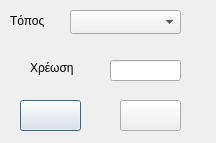
<?xml version="1.0" encoding="UTF-8"?>
<ui version="4.0">
 <class>debit_types</class>
 <widget class="QDialog" name="debit_types">
  <property name="geometry">
   <rect>
    <x>0</x>
    <y>0</y>
    <width>216</width>
    <height>143</height>
   </rect>
  </property>
  <property name="windowTitle">
   <string>Τύποι Χρεώσεων</string>
  </property>
  <widget class="QComboBox" name="comboBox">
   <property name="geometry">
    <rect>
     <x>70</x>
     <y>10</y>
     <width>111</width>
     <height>24</height>
    </rect>
   </property>
  </widget>
  <widget class="QLineEdit" name="lineEdit">
   <property name="geometry">
    <rect>
     <x>110</x>
     <y>60</y>
     <width>71</width>
     <height>21</height>
    </rect>
   </property>
  </widget>
  <widget class="QLabel" name="label">
   <property name="geometry">
    <rect>
     <x>10</x>
     <y>10</y>
     <width>51</width>
     <height>21</height>
    </rect>
   </property>
   <property name="text">
    <string>Tόπος</string>
   </property>
  </widget>
  <widget class="QLabel" name="label_2">
   <property name="geometry">
    <rect>
     <x>30</x>
     <y>60</y>
     <width>51</width>
     <height>16</height>
    </rect>
   </property>
   <property name="text">
    <string>Χρέωση</string>
   </property>
  </widget>
  <widget class="QPushButton" name="pushInsert">
   <property name="geometry">
    <rect>
     <x>20</x>
     <y>100</y>
     <width>61</width>
     <height>31</height>
    </rect>
   </property>
   <property name="text">
    <string/>
   </property>
  </widget>
  <widget class="QPushButton" name="pushCancel">
   <property name="geometry">
    <rect>
     <x>120</x>
     <y>100</y>
     <width>61</width>
     <height>31</height>
    </rect>
   </property>
   <property name="text">
    <string/>
   </property>
  </widget>
 </widget>
 <resources/>
 <connections/>
</ui>
